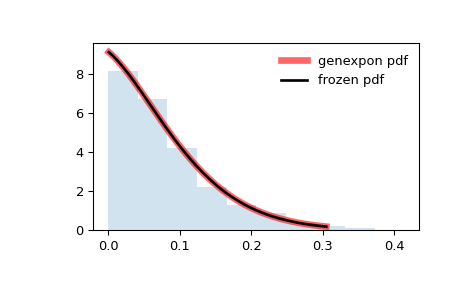

Write the Python code that produced this figure.
from scipy.stats import genexpon
import matplotlib.pyplot as plt
fig, ax = plt.subplots(1, 1)

# Calculate the first four moments:

a, b, c = 9.13, 16.2, 3.28
mean, var, skew, kurt = genexpon.stats(a, b, c, moments='mvsk')

# Display the probability density function (``pdf``):

x = np.linspace(genexpon.ppf(0.01, a, b, c),
                genexpon.ppf(0.99, a, b, c), 100)
ax.plot(x, genexpon.pdf(x, a, b, c),
       'r-', lw=5, alpha=0.6, label='genexpon pdf')

# Alternatively, the distribution object can be called (as a function)
# to fix the shape, location and scale parameters. This returns a "frozen"
# RV object holding the given parameters fixed.

# Freeze the distribution and display the frozen ``pdf``:

rv = genexpon(a, b, c)
ax.plot(x, rv.pdf(x), 'k-', lw=2, label='frozen pdf')

# Check accuracy of ``cdf`` and ``ppf``:

vals = genexpon.ppf([0.001, 0.5, 0.999], a, b, c)
np.allclose([0.001, 0.5, 0.999], genexpon.cdf(vals, a, b, c))
# True

# Generate random numbers:

r = genexpon.rvs(a, b, c, size=1000)

# And compare the histogram:

ax.hist(r, density=True, histtype='stepfilled', alpha=0.2)
ax.legend(loc='best', frameon=False)
plt.show()
